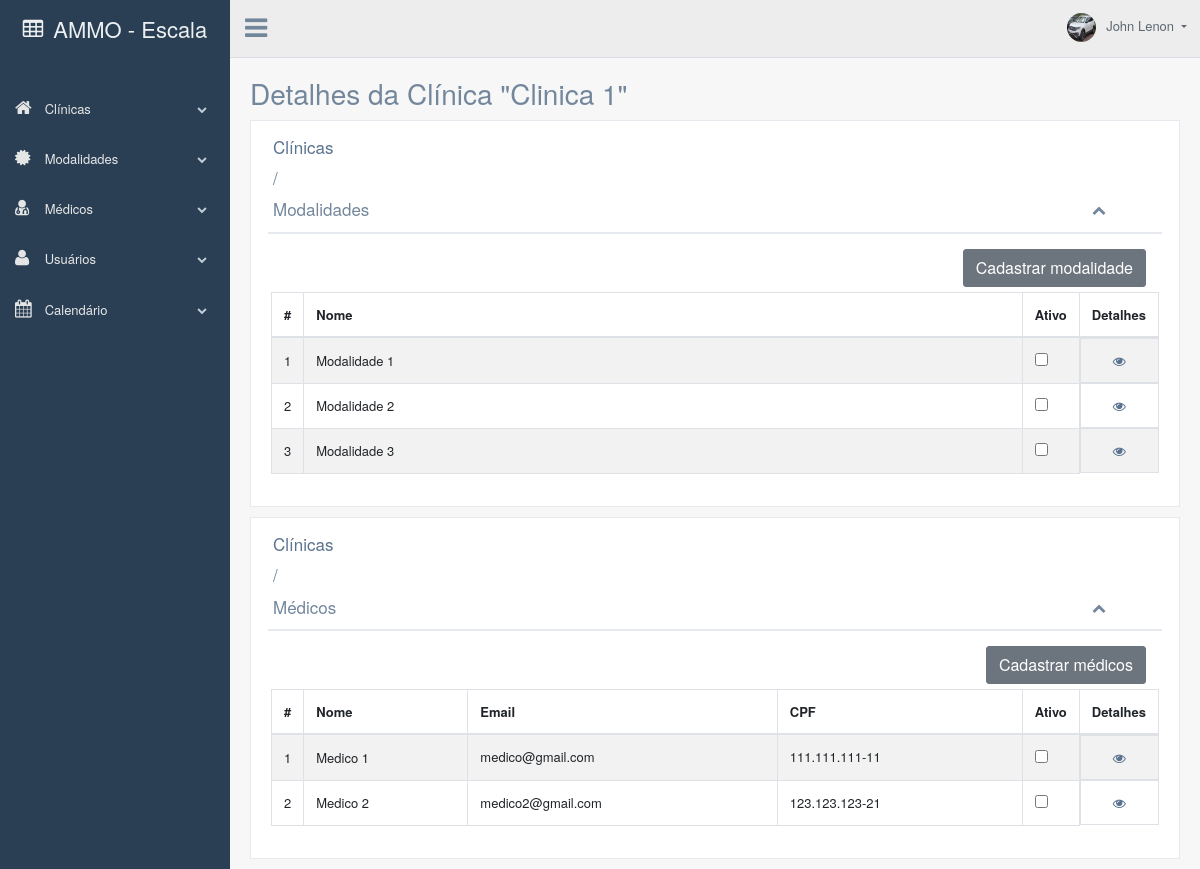
The page /detalhesClinicas.php?id=85 (signed in) on the database as committed earlier.
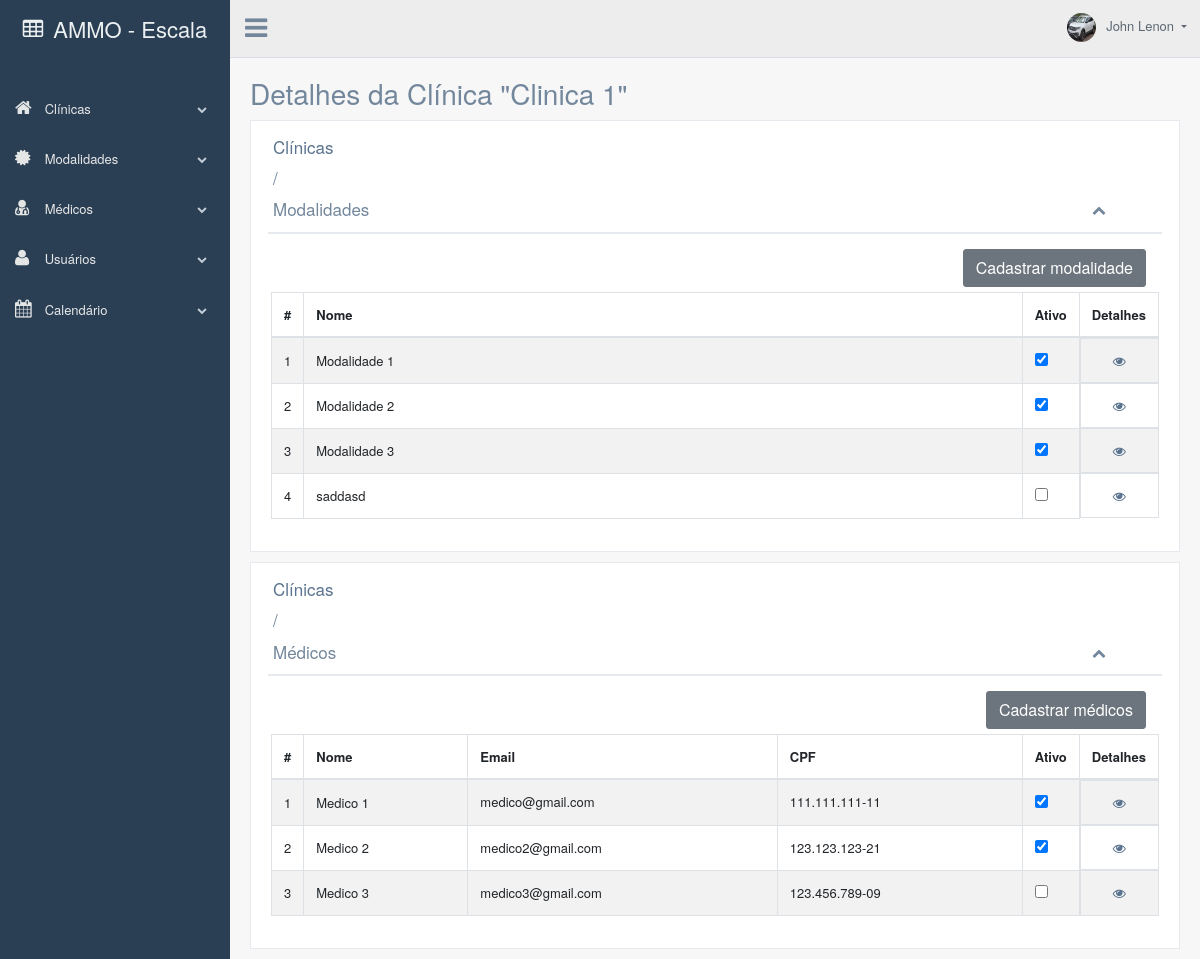
The same page on the database as committed later.
### tables this page shows
CREATE TABLE `clinicas` (
  `id` int(11) NOT NULL,
  `nome` varchar(255) NOT NULL,
  `endereco` varchar(255) NOT NULL
);

CREATE TABLE `modalidades` (
  `id` int(11) NOT NULL,
  `nome` varchar(255) NOT NULL
);

CREATE TABLE `detalhes_clinica` (
  `id` int(11) NOT NULL,
  `id_clinica` int(11) NOT NULL,
  `id_modalidade` int(11) NOT NULL,
  `id_medico` int(11) NOT NULL,
  `verificar` int(11) NOT NULL
);

CREATE TABLE `medicos` (
  `id` int(11) NOT NULL,
  `nome` varchar(255) NOT NULL,
  `email` varchar(255) NOT NULL,
  `cpf` varchar(14) NOT NULL,
  `senha` varchar(255) NOT NULL,
  `cor` varchar(255) NOT NULL
);

### detalhesClinicas.php (the view, shortened to what this page needs)
<?php
include("banco_de_dados/detalhesClinicaBanco.php");
$modalidades = $mysqli->query("SELECT * FROM modalidades");
$medicos = $mysqli->query("SELECT * FROM medicos");
$clinica_id = $_GET['id'];
$algo = $mysqli->query("SELECT * FROM detalhes_clinica WHERE id_clinica = '$clinica_id'");
?>
<!DOCTYPE html>
<html lang="pt-br">
<head>
    <?php include("links.php"); ?>
</head>
<body class="nav-md">
    <div class="container body">
        <div class="main_container">
            <div class="col-md-3 left_col">
                <div class="left_col scroll-view">
                    <?php include("estrutura/barra_lateral.php"); ?>
                </div>
            </div>
            <?php include("estrutura/cabecalho.php"); ?>
            <div class="right_col" role="main">
                <div class="page-title">
                    <div class="title_left">
                        <h3>Detalhes da Clínica "<?php
                                                    $id = $_GET['id'];
                                                    $sql = "SELECT nome FROM clinicas WHERE id = $id";
                                                    $result = $mysqli->query($sql);
                                                    if ($result->num_rows > 0) {
                                                        $row = $result->fetch_assoc();
                                                        $nome = $row["nome"];
                                                        echo "$nome";
                                                    }
                                                    ?>"</h3>
                    </div>
                </div>
                <div class="clearfix"></div>
                <div class="row">
                    <div class="col-md-12 col-sm-12">
                        <div class="x_panel">
                            <div class="x_title">
                                <a href="listaClinicas.php"><h2>Clínicas</h2></a> <h2>/</h2> <h2>Modalidades </h2>
                                <ul class="nav navbar-right panel_toolbox">
                                    <li><a class="collapse-link"><i class="fa fa-chevron-up"></i></a>
                                    </li>
                                </ul>
                                <div class="clearfix"></div>
                            </div>
                            <div class="x_content">
                                <div class="d-flex justify-content-end mr-2"><a href="cadastroModalidades.php" class='btn btn-secondary'>Cadastrar modalidade</a></div>
                                <div class="card-box table-responsive">
                                    <table id="datatable-responsive" class="table table-striped table-bordered dt-responsive nowrap compact" cellspacing="0" width="100%">
                                        <thead>
                                            <tr>
                                                <th style="width: 0px;">#</th>
                                                <th>Nome</th>
                                                <th style="width: 0px;">Ativo</th>
                                                <th style="width: 0px;">Detalhes</th>
                                            </tr>
                                        </thead>
                                        <tbody>
                                            <?php
                                            $i = 0;
                                            foreach ($modalidades as $modalidades) :
                                            ?>
                                                <tr>
                                                    <td class="align-middle" scope="row"><?php echo ++$i; ?></td>
                                                    <td class="align-middle"> <?php echo $modalidades['nome']; ?></td>
                                                    <td class="align-middle">
                                                        <input id="switch" data-id="<?php echo $modalidades['id'] ?>" type="checkbox" class="js-switch" <?php
                                                                                                                                                        foreach ($algo as $item) :
                                                                                                                                                            if ($item['id_modalidade'] == $modalidades['id']) {
                                                                                                                                                                echo $item['verificar'] ? "checked" : '';
                                                                                                                                                            }
                                                                                                                                                        endforeach;
                                                                                                                                                        ?> />
                                                    </td>
                                                    <td class="align-middle d-flex justify-content-center">
                                                        <form style="margin: 0px;" action="detalhesModalidades.php?id=<?php echo $modalidades['id'] ?>" method="post">
                                                            <a href="javascript:void(0);" onclick="submitForm(this);" class="fa fa-eye" style="border:none; background-color:transparent;" name="enviar_nome_modalidade" id="<?php echo $modalidades['id'] ?>"></a>
                                                        </form>
                                                    </td>
                                                </tr>
                                            <?php
                                            endforeach;
                                            ?>
                                        </tbody>
                                    </table>
                                </div>
                            </div>
                        </div>
                        <div class="x_panel">
                            <div class="x_title">
                            <a href="listaClinicas.php"><h2>Clínicas</h2></a> <h2>/</h2> <h2>Médicos</h2>
                                <ul class="nav navbar-right panel_toolbox">
                                    <li><a class="collapse-link"><i class="fa fa-chevron-up"></i></a>
                                    </li>
                                </ul>
                                <div class="clearfix"></div>
                            </div>
                            <div class="x_content">
                                <div class="d-flex justify-content-end mr-2"><a href="cadastroMedicos.php" class='btn btn-secondary'>Cadastrar médicos</a></div>
                                <div class="card-box table-responsive">
                                    <table id="datatable-responsive-medicos" class="table table-striped table-bordered dt-responsive nowrap compact" cellspacing="0" width="100%">
                                        <thead>
                                            <tr>
                                                <th style="width: 0px;">#</th>
                                                <th>Nome</th>
                                                <th>Email</th>
                                                <th>CPF</th>
                                                <th style="width: 0px;">Ativo</th>
                                                <th style="width: 0px;">Detalhes</th>
                                            </tr>
                                        </thead>
                                        <tbody>
                                            <?php
                                            $i = 0;
                                            foreach ($medicos as $medicos) :
                                            ?>
                                                <tr id="<?php echo $medicos['id'] ?>">
                                                    <td class="align-middle" scope="row"><?php echo ++$i; ?></td>
                                                    <td class="align-middle"> <?php echo $medicos['nome']; ?></td>
                                                    <td><?php echo $medicos['email']; ?></td>
                                                    <td><?php echo $medicos['cpf']; ?></td>
                                                    <td class="align-middle">
                                                        <input id="switch-medico" data-id="<?php echo $medicos['id'] ?>" type="checkbox" class="js-switch" <?php
                                                                                                                                                            foreach ($algo as $item) :
                                                                                                                                                                if ($item['id_medico'] == $medicos['id']) {
                                                                                                                                                                    echo $item['verificar'] ? "checked" : '';
                                                                                                                                                                }
                                                                                                                                                            endforeach;
                                                                                                                                                            ?> />
                                                    </td>
                                                    <td class="align-middle d-flex justify-content-center">
                                                        <form style="margin: 0px;" action="detalhesMedicos.php?id=<?php echo $medicos['id'] ?>" method="post">
                                                            <a href="javascript:void(0);" onclick="submitForm(this);" class="fa fa-eye" style="border:none; background-color:transparent;" type="submit" name="enviar_nome_medico" id="<?php echo $medicos['id'] ?>"></a>
                                                        </form>
                                                    </td>
                                                </tr>
                                            <?php
                                            endforeach;
                                            ?>
                                        </tbody>
                                    </table>
                                </div>
                            </div>
                        </div>
                    </div>
                </div>
            </div>
        </div>
    </div>
</body>
</html>

### links.php
<link href="vendors/iCheck/skins/flat/green.css" rel="stylesheet">
<link href="vendors/bootstrap/dist/css/bootstrap.css" rel="stylesheet">
<link href="vendors/font-awesome/css/font-awesome.css" rel="stylesheet">
<link href="vendors/nprogress/nprogress.css" rel="stylesheet">
<link href="vendors/pnotify/dist/pnotify.css" rel="stylesheet">
<link href="vendors/pnotify/dist/pnotify.buttons.css" rel="stylesheet">
<link href="vendors/pnotify/dist/pnotify.nonblock.css" rel="stylesheet">
<link href="vendors/datatables.net-bs/css/dataTables.bootstrap.min.css" rel="stylesheet">
<link href="vendors/datatables.net-buttons-bs/css/buttons.bootstrap.min.css" rel="stylesheet">
<link href="vendors/datatables.net-fixedheader-bs/css/fixedHeader.bootstrap.min.css" rel="stylesheet">
<link href="vendors/datatables.net-responsive-bs/css/responsive.bootstrap.min.css" rel="stylesheet">
<link href="vendors/datatables.net-scroller-bs/css/scroller.bootstrap.min.css" rel="stylesheet">
<link href="vendors/google-code-prettify/bin/prettify.min.css" rel="stylesheet">
<link href="vendors/select2/dist/css/select2.min.css" rel="stylesheet">
<link href="vendors/switchery/dist/switchery.css" rel="stylesheet">
<link href="vendors/animate.css/animate.css" rel="stylesheet">
<link href="vendors/dropzone/dist/dropzone.css" rel="stylesheet">
<link href="vendors/fullcalendar/dist/fullcalendar.min.css" rel="stylesheet">
<link href="vendors/fullcalendar/dist/fullcalendar.print.css" rel="stylesheet" media="print">
<link href="vendors/build/css/custom.css" rel="stylesheet">

### estrutura/barra_lateral.php (shortened to what this page needs)
<div class="navbar nav_title" style="border: 0;">
    <a href="listaClinicas.php" class="site_title d-flex justify-content-center align-items-center"> <i class="fa fa-table"></i> <span style="margin-right: 10px;"></span> <span>AMMO - Escala</span>  </a>
</div>
<br/>
<div id="sidebar-menu" class="main_menu_side hidden-print main_menu">
    <div class="menu_section">
        <ul class="nav side-menu">
            <li><a><i class="fa fa-home"></i> Clínicas <span class="fa fa-chevron-down"></span></a>
            </li>
            <li><a><i class="fa fa-certificate"></i> Modalidades <span class="fa fa-chevron-down"></span></a>
            </li>
            <li><a><i class="fa fa-user-md"></i> Médicos <span class="fa fa-chevron-down"></span></a>
            </li>
            <li><a><i class="fa fa-user"></i> Usuários <span class="fa fa-chevron-down"></span></a>
            </li>
            <li><a><i class="fa fa-calendar"></i> Calendário <span class="fa fa-chevron-down"></span></a>
            </li>
        </ul>
    </div>
</div>

### estrutura/cabecalho.php (shortened to what this page needs)
<?php
include("banco_de_dados/imagemBanco.php");
?>
<div class="top_nav">
    <div class="nav_menu">
        <div class="nav toggle mb-3">
            <a id="menu_toggle"><i class="fa fa-bars"></i></a>
        </div>
        <nav class="nav navbar-nav">
            <ul class=" navbar-right">
                <li class="nav-item dropdown open" style="padding-left: 15px;">
                    <a href="" class="user-profile dropdown-toggle" aria-haspopup="true" id="navbarDropdown" data-toggle="dropdown" aria-expanded="false">
                        <img src="<?php
                                    if (isset($_SESSION['nome'])) {
                                        $nomeUsuario = $_SESSION['nome'];
                                        $sql = "SELECT icone_nome FROM usuarios WHERE nome = '$nomeUsuario'";
                                        $result = $mysqli->query($sql);
                                        if ($result) {
                                            if ($result->num_rows > 0) {
                                                $row = $result->fetch_assoc();
                                                $icone_nome = $row['icone_nome'];
                                                if ($icone_nome != "") {
                                                    echo $icone_nome;
                                                } else {
                                                    echo 'imagens/icones/icone-usuario-sem-login.png';
                                                }
                                            }
                                        }
                                    }
                                    ?>" alt=""><?php echo $_SESSION['nome'] ?>
                    </a>
                </li>
            </ul>
        </nav>
    </div>
</div>

Rows that differ between the two databases and show on the page:
changed through a linked row, modalidades "Modalidade 1": id.id_modalidade "☐" → "☑"
changed through a linked row, modalidades "Modalidade 2": id.id_modalidade "☐" → "☑"
changed through a linked row, modalidades "Modalidade 3": id.verificar "☐" → "☑"
added modalidades: nome "saddasd"
changed medicos "Medico 1": id.id_medico "☐" → "☑"
changed medicos "Medico 2": id.id_medico "☐" → "☑"
added medicos: nome "Medico 3", email "medico3@gmail.com", cpf "123.456.789-09"
